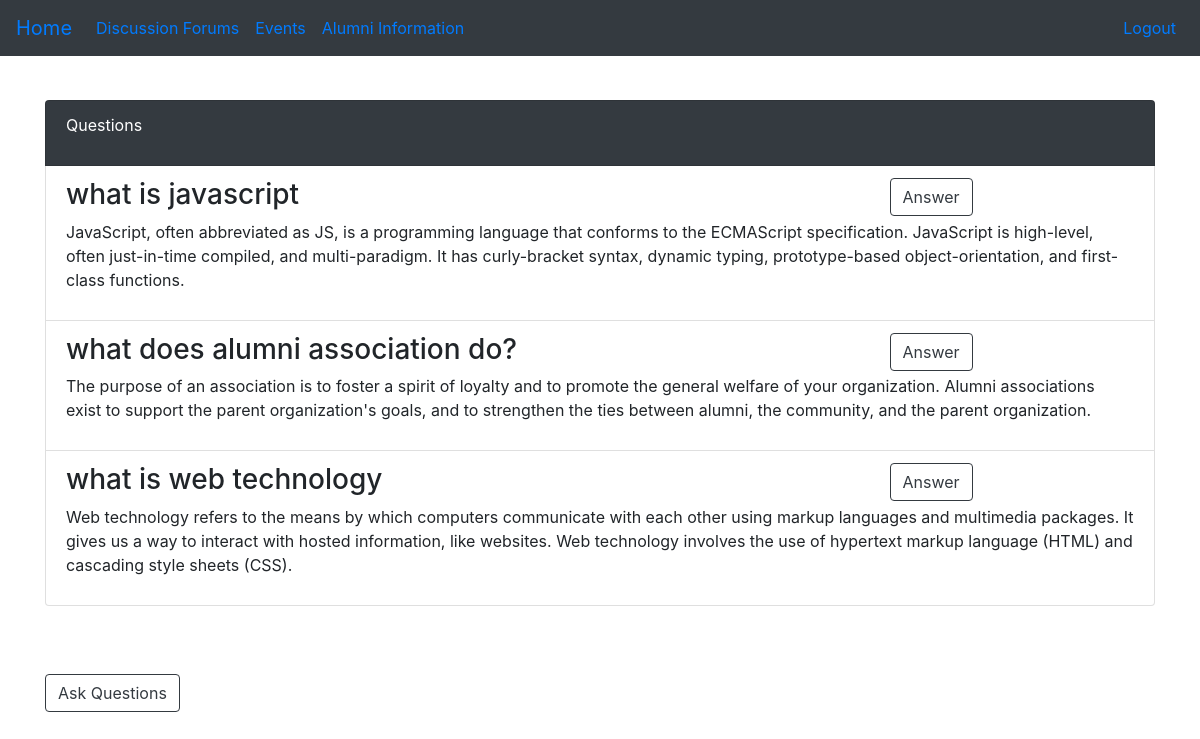
The app's page /discussion.php (signed in) with its own data.
### tables this page shows
CREATE TABLE `discussion` (
  `enrollment` bigint(12) NOT NULL,
  `username` varchar(50) NOT NULL,
  `question` longtext NOT NULL,
  `answer` longtext NOT NULL
);

### discussion.php (the view, shortened to what this page needs)
<!DOCTYPE html>
<html>
<?php
   include('session.php');
?>
    <head>
        <link rel="stylesheet" type="text/css" href="css/bootstrap.min.css">
    </head>
    <body>
        <nav class="navbar navbar-expand-sm bg-dark">
            <a class="navbar-brand" href="index.php">Home</a>
            <ul class="navbar-nav">
                <li class="nav-item">
                    <a class="nav-link" href="discussion.php">Discussion Forums</a>
                </li>
                <li class="nav-item">
                    <a class="nav-link" href="event.php">Events</a>
                </li>
                <li class="nav-item">
                    <a class="nav-link" href="alumni.php">Alumni Information</a>
                </li>
            </ul>
            <ul class="navbar-nav ml-auto">
                <li class="nav-item">
                    <a class="nav-link" href="logout.php">Logout</a>
                </li>
            </ul>
        </nav>
        <div class="container fadeIn fourth fadeInDown" style="margin-top: 20px; margin-bottom:20px;">
            <br>
            <ul class="list-group">
                <li class="list-group-item bg-dark text-white">
                    <div class="row">
                        <div class="col-md-3">
                            <p>Questions</p>
                        </div>
                        <div class="col-md-6">
                        </div>
                    </div>
                </li>
                <?php
                $sql = "SELECT * FROM discussion";
                $result = mysqli_query($db,$sql);
                if($result == false){
                    ?>
                <li class="list-group-item">
                    <div class="row">
                        <div class="col-md-9">
                            <p>No questions found</p>
                        </div>
                        <div class="col-md-3">
                            <h6></h6>
                            <p></p>
                        </div>
                    </div>
                </li>
                <?php
                }
                else{
                    while ($row = mysqli_fetch_assoc($result)) {
                    ?>
                    <li class="list-group-item">
                        <div class="row">
                            <div class="col-md-9">
                                <h3>
                                    <?php echo $row['question'] ?>
                                </h3>
                            </div>
                            <div class="col-md-3"><a class="btn btn-outline-dark" href="answer.php?varname=<?php echo $row['questionid'] ?>">Answer</a></div>
                            <div class="col-md-12">
                                <p>
                                    <?php echo $row['answer'] ?> </p>
                            </div>
                        </div>
                    </li>
                    <?php
                    }
                }
            ?>
            </ul>
        </div>
        <br><br>
        <div class="container">
            <a class="btn btn-outline-dark" href="./askquestion.php">Ask Questions</a>
        </div>
            <br><br>
    </body>
</html>

### records on screen
discussion: question "what is javascript", answer "JavaScript, often abbreviated as JS, is a programming language that conforms to the ECMAScript specification. JavaScript is high-level, often just-in-time compiled, and multi-paradigm. It has curly-bracket syntax, dynamic typing, prototype-based object-orientation, and first-class functions."
discussion: question "what does alumni association do?", answer "The purpose of an association is to foster a spirit of loyalty and to promote the general welfare of your organization. Alumni associations exist to support the parent organization's goals, and to strengthen the ties between alumni, the community, and the parent organization."
discussion: question "what is web technology", answer "Web technology refers to the means by which computers communicate with each other using markup languages and multimedia packages. It gives us a way to interact with hosted information, like websites. Web technology involves the use of hypertext markup language (HTML) and cascading style sheets (CSS)."
